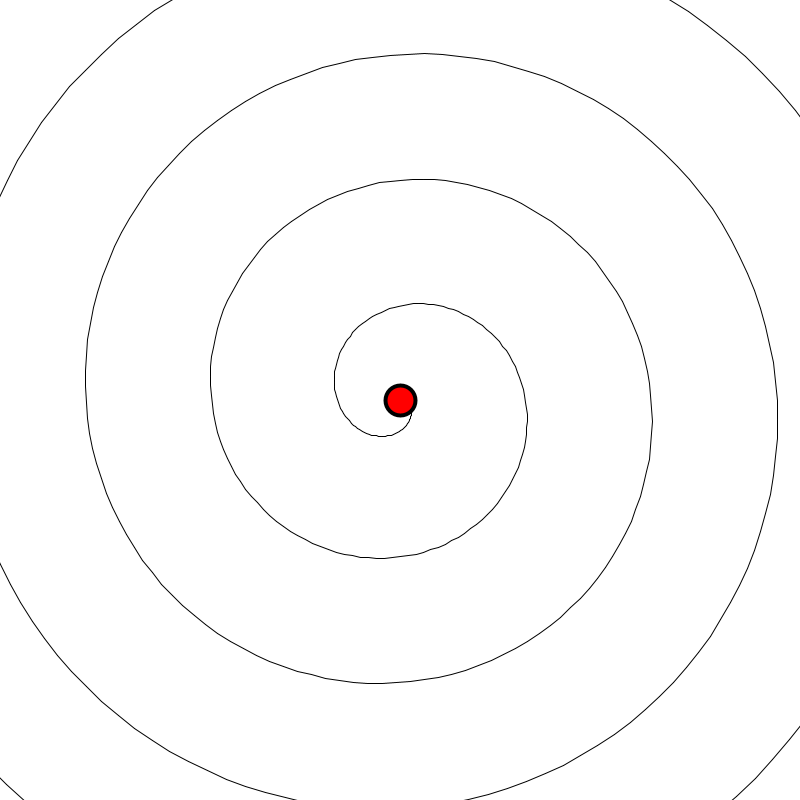
Frame 1 (no input)
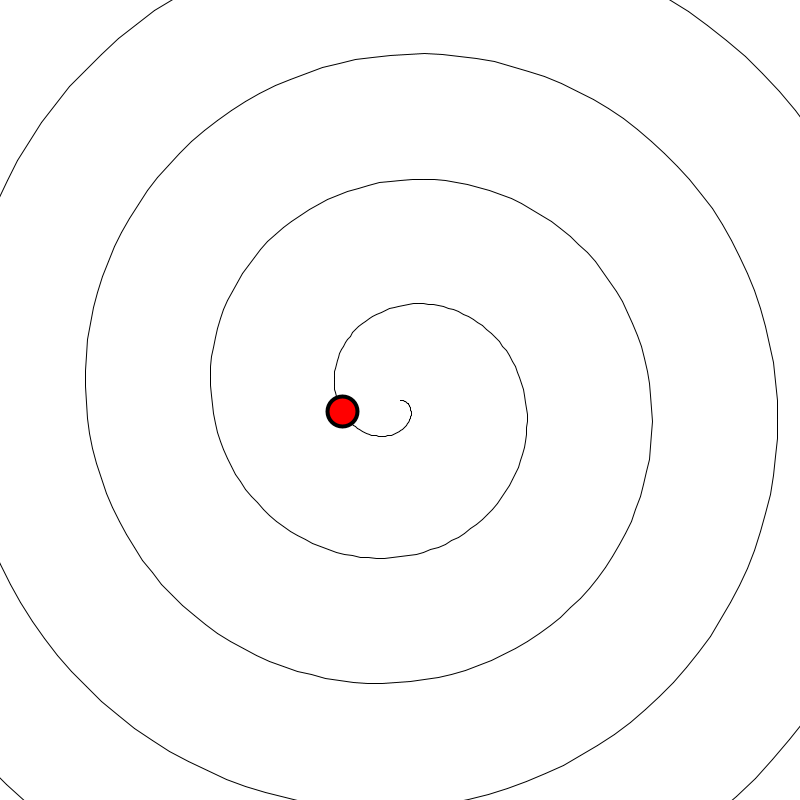
Frame 60 (the mouse pressed at the canvas centre just before this capture)
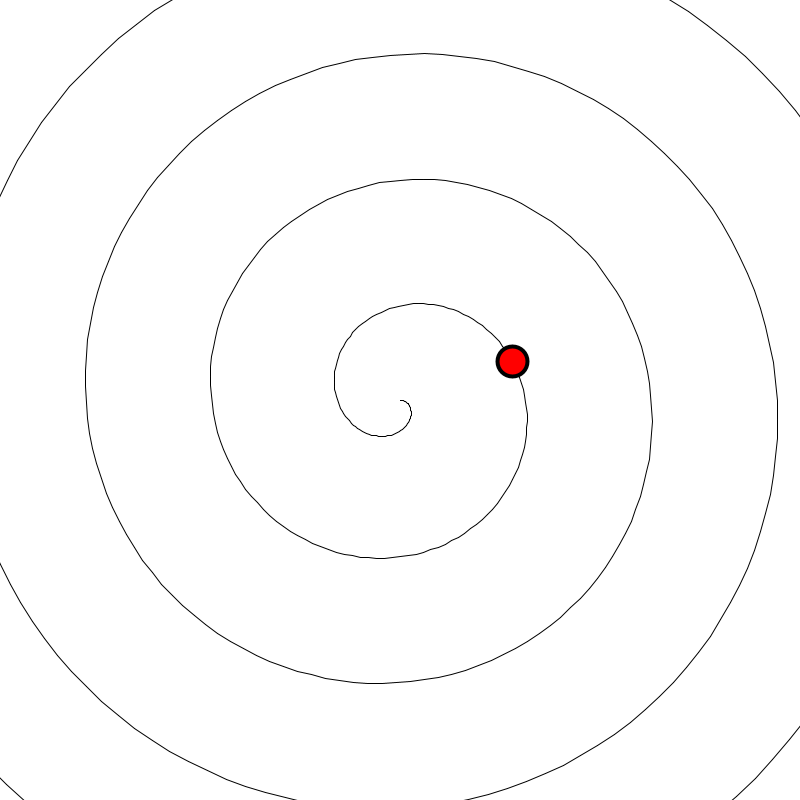
Frame 120 (the mouse held since frame 60 and released just before this capture)

The Processing sketch that drew these frames (run headless with seeded random() and noise(); from frame 60 on, the mouse is pressed at the canvas centre):

// Processing sketch: spiralMotion02
// ── spiralMotion02.pde

float x, y;
float cx, cy;
float angle = 0.0;
float radius = 0;
float stepA = 0.05;
float stepR = 1;

void setup(){
  size(800,800);
  frameRate(30);
  
  cx = width/2;
  cy = height/2;
}


void draw(){
  
  background(255);
  
  x = cx + cos(angle)*radius;
  y = cy + sin(angle)*radius;
  
  drawSpiral(cx, cy, stepA, stepR);
  
  fill(255,0,0); strokeWeight(4);
  ellipse(x, y, 30, 30);
  
  angle += stepA;
  radius += stepR;
  
}

void drawSpiral(float cx, float cy, float sA, float sR){
  
  float r = 0;
  float a = 0;
  
  float x0 = cx;
  float y0 = cy;
  
  while(r<width){
  
    float x  = cx + r*cos(a);
    float y  = cy + r*sin(a);
    
    strokeWeight(1);
    line(x0, y0, x, y);
    
    x0 = x; y0 = y;
    
    a+= sA;
    r+= sR;
  }
}
